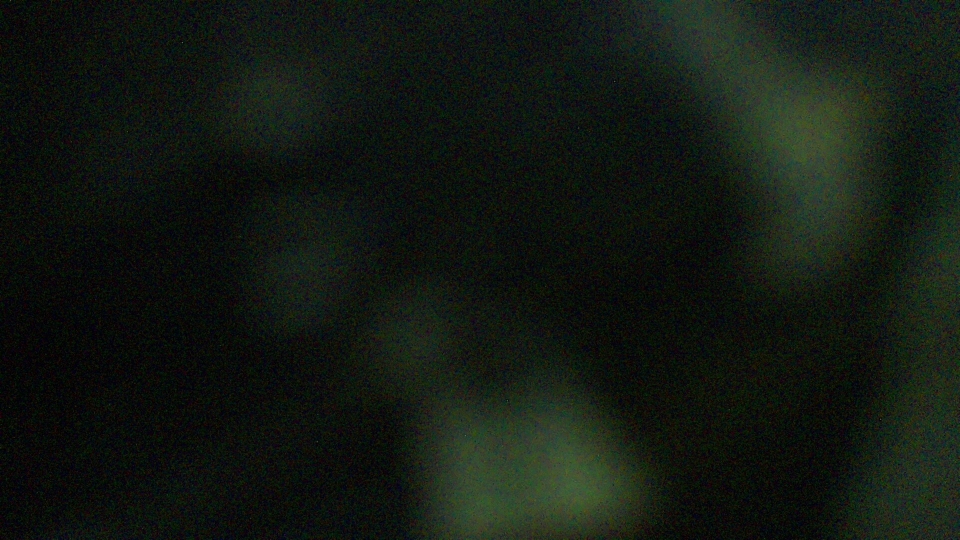
#> input picture test_capture.jpg, 1920 x 1080 px (shown at 1/2 size)
$ python -i simple_color_classifier.py   (imports and definitions only)
#> lines starting #> are read from the running program, lines starting #| are printed output that depends on the picture; after the words box and inside, x2 and y2 are one past the last pixel; in counts of white or black regions, pixels touching at a corner belong together
#!/usr/bin/env python3
"""
Simple Color-Based Tomato Classifier
Uses OpenCV HSV color detection - works immediately without training!
Perfect for testing while you collect dataset for YOLO
"""

from picamera2 import Picamera2
import cv2
import numpy as np
import time

# [12 lines not run here, left out]

# Initialize camera
# [1 line that did not run here, left out]
# [3 lines that did not run here, left out]
# [3 lines not run here, left out]

def classify_tomato(image):
    """
    Classify tomato based on dominant color in HSV space
    Returns: category, confidence, color_info
    """
    # Convert to HSV
    hsv = cv2.cvtColor(image, cv2.COLOR_RGB2HSV)
#> hsv: shape (1080, 1920, 3); mean H, S, V 68.6, 131.6, 26.8

    # Define color ranges in HSV
    # Green (Unripe)
    green_lower1 = np.array([35, 40, 40])
    green_upper1 = np.array([85, 255, 255])

    # Red (Ripe) - red wraps around in HSV
    red_lower1 = np.array([0, 100, 100])
    red_upper1 = np.array([10, 255, 255])
    red_lower2 = np.array([160, 100, 100])
    red_upper2 = np.array([180, 255, 255])

    # Dark Red (Overripe)
    dark_red_lower = np.array([0, 100, 20])
    dark_red_upper = np.array([10, 255, 100])

    # Create masks
    mask_green = cv2.inRange(hsv, green_lower1, green_upper1)
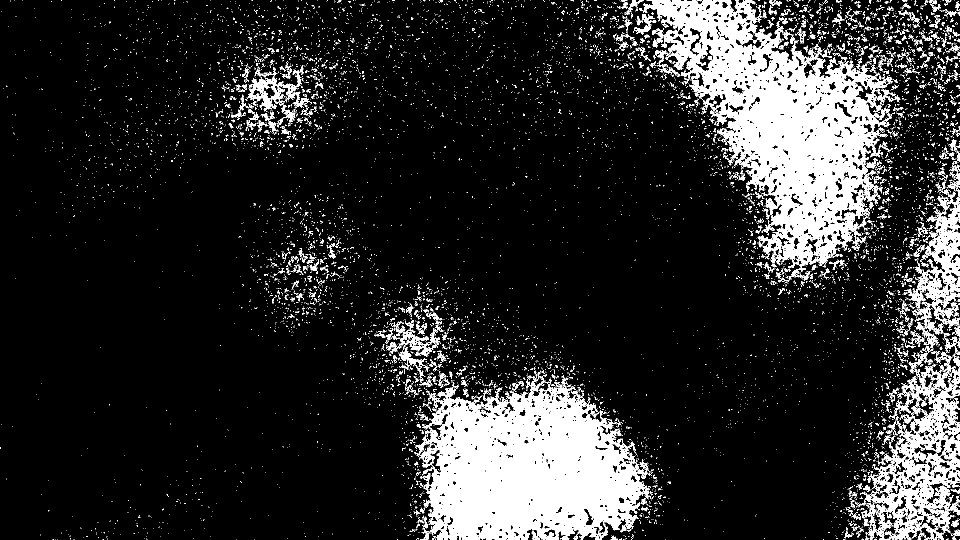
#> mask_green: shape (1080, 1920) (shown at 1/2 size); 14.9% white; 9461 white regions (8908 under 20 px), largest, box (x1, y1, x2, y2) and area: (1279, 0, 1801, 564) 107908, (831, 744, 1302, 1080) 101325, (1723, 732, 1920, 1080) 26938
    mask_red1 = cv2.inRange(hsv, red_lower1, red_upper1)
#> mask_red1: shape (1080, 1920); every value is 0
    mask_red2 = cv2.inRange(hsv, red_lower2, red_upper2)
    mask_red = cv2.bitwise_or(mask_red1, mask_red2)
    mask_dark_red = cv2.inRange(hsv, dark_red_lower, dark_red_upper)
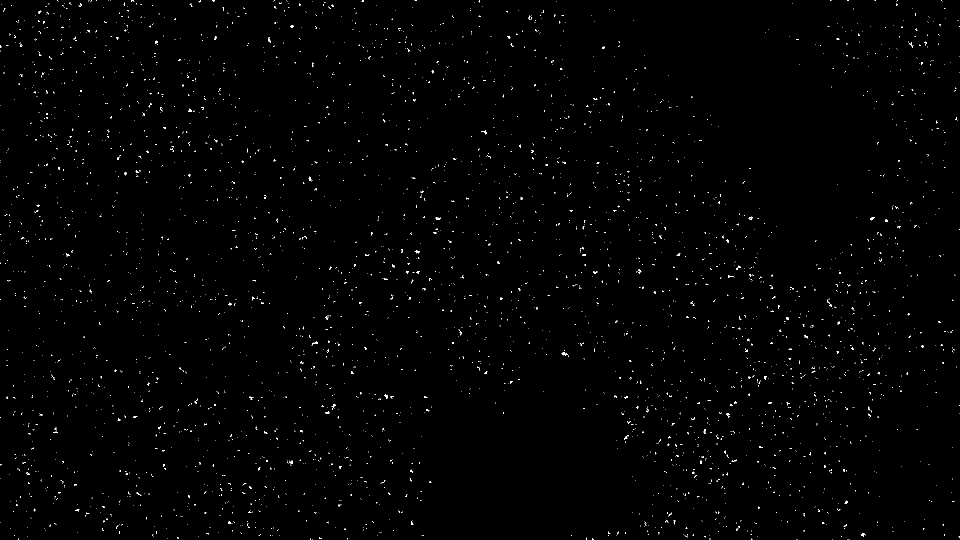
#> mask_dark_red: shape (1080, 1920) (shown at 1/2 size); 0.6% white in thin lines or dots

    # Count pixels in each category
    green_pixels = cv2.countNonZero(mask_green)
#> green_pixels = 309466
    red_pixels = cv2.countNonZero(mask_red)
#> red_pixels = 0
    dark_red_pixels = cv2.countNonZero(mask_dark_red)
#> dark_red_pixels = 12522

    total_colored = green_pixels + red_pixels + dark_red_pixels
#> total_colored = 321988

    if total_colored == 0:
        return "Unknown", 0, "No tomato detected"

    # Calculate percentages
    green_pct = (green_pixels / total_colored) * 100
#> green_pct = 96.11
    red_pct = (red_pixels / total_colored) * 100
#> red_pct = 0
    dark_red_pct = (dark_red_pixels / total_colored) * 100
#> dark_red_pct = 3.89

    # Classify based on dominant color
    if dark_red_pct > 40:
        return "Overripe", dark_red_pct, f"Dark Red: {dark_red_pct:.1f}%"
    elif green_pct > 50:
        return "Unripe", green_pct, f"Green: {green_pct:.1f}%"
    elif red_pct > 40:
        return "Ripe", red_pct, f"Red: {red_pct:.1f}%"
    elif green_pct > red_pct:
        return "Unripe", green_pct, f"Green: {green_pct:.1f}% (partial)"
    else:
        return "Ripe", red_pct, f"Red: {red_pct:.1f}% (partial)"


# [63 lines not run here, left out]

>>> import cv2
>>> picture = cv2.cvtColor(cv2.imread('test_capture.jpg'), cv2.COLOR_BGR2RGB)
>>> result = classify_tomato(picture)
#> result = ('Unripe', 96.11, 'Green: 96.1%')
